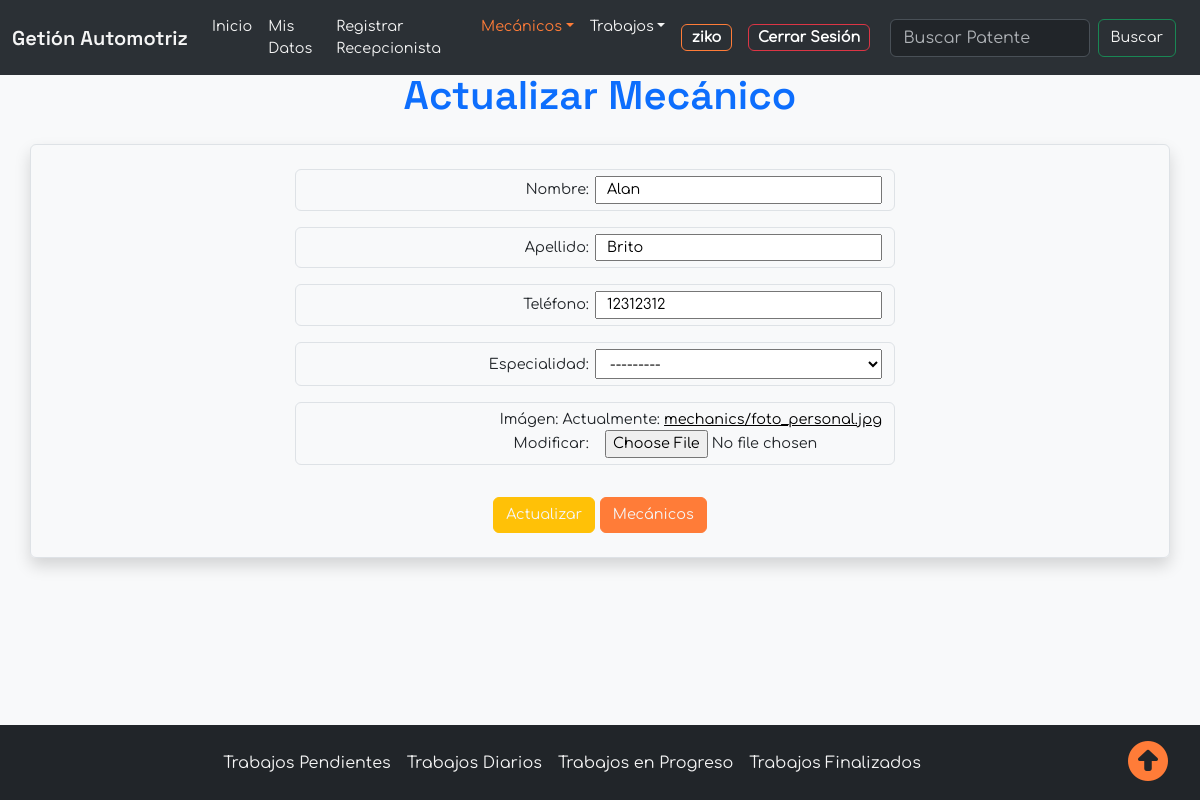
Before: /list_mechanic/1/update/ (signed in) with the older database file.
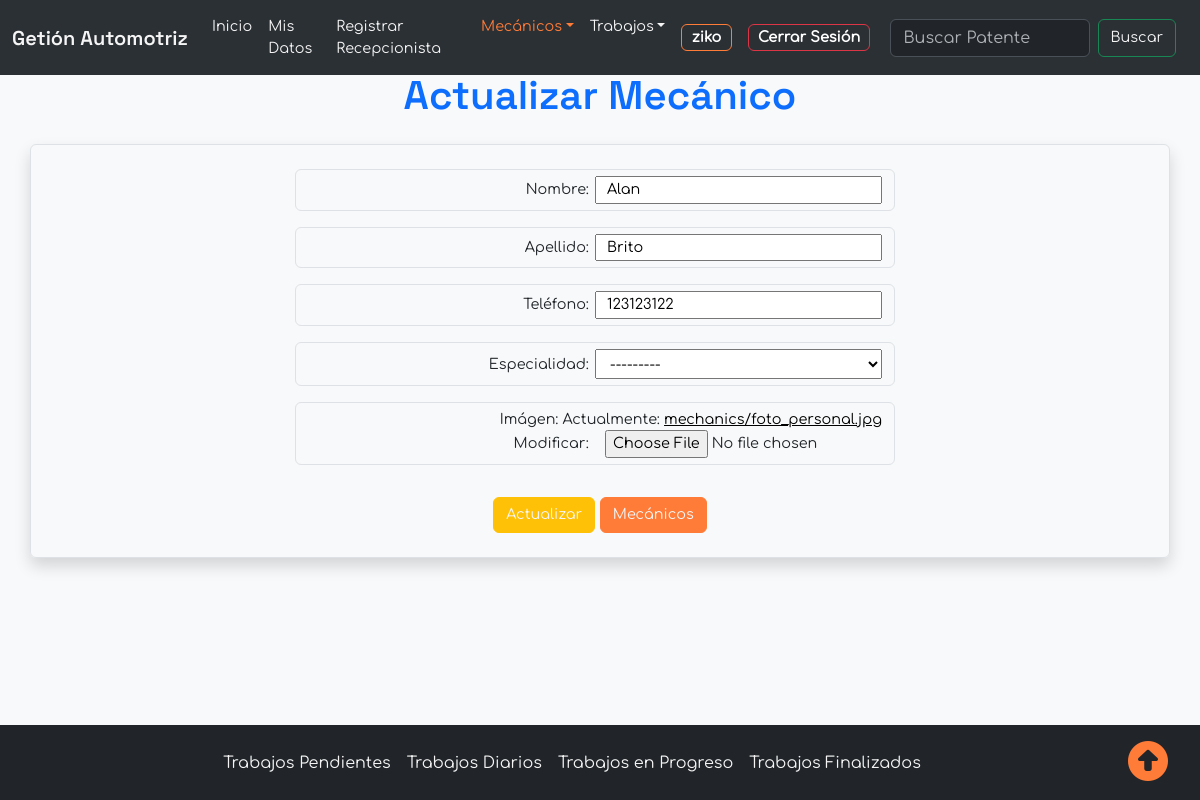
After: the same page with the newer database file.
### Management/models.py (models this page shows, shortened)
class Mechanic(models.Model):
    SPECIALTY_CHOICES = (
        ('Mecánico', 'Mecánico'),
        ('Eléctrico', 'Eléctrico'),
    )
    first_name = models.CharField(max_length=100)
    last_name = models.CharField(max_length=100)
    phone = models.CharField(max_length=9,
                             validators=[
                                MaxLengthValidator(limit_value=9)
                             ])
    specialty = models.CharField(max_length=50, choices=SPECIALTY_CHOICES, blank=True)
    image = models.ImageField(upload_to='mechanics/', default="mechanics/foto_personal.jpg")

### Management/views.py (the view)
# urls.py: path('list_mechanic/<int:id>/update/', views.update_mechanic ,name='update_mechanic'),
@login_required
@recepcionist_required
def update_mechanic(request, id):
    if request.method == 'POST':
        mechanic = get_object_or_404(Mechanic, pk=id)
        form_update = MechanicForm(request.POST, request.FILES, instance=mechanic)
        try:
            if form_update.is_valid():
                form_update.save()
                messages.success(request, 'Mecánico actualizado exitosamente.')
                return redirect('list_mechanic')
        except:
            messages.error(request, "Error al actualizar mecánico.")
    else:
        mechanic = get_object_or_404(Mechanic, pk=id)
        form_update = MechanicForm(instance=mechanic)
    return render(request, 'update_mechanic.html',{
            'data_mechanic': mechanic,
            'form_update': form_update,
        })

### Management/forms.py (shortened to what this page needs)
class MechanicForm(CapitalizeField, forms.ModelForm):
    phone_validator = RegexValidator(
        regex=r'^\d{9}$',
        message="El teléfono solo debe contener números y 9 dígitos.",
        code='invalid_phone'
    )
    class Meta:
        model = Mechanic
        fields = ['first_name', 'last_name', 'phone', 'specialty', 'image']
        labels = {
            'first_name': 'Nombre',
            'last_name': 'Apellido',
            'phone': 'Teléfono',
            'specialty': 'Especialidad',
            'image': 'Imágen'
        }
        widgets = {
            'image': forms.ClearableFileInput(attrs={'class': 'form-control-file'}),
        }

### Management/templates/app/update_mechanic.html (shortened to what this page needs)
{% extends 'base_recepcionist.html' %}
{% block header %}
    <h1>Actualizar Mecánico</h1>
{% endblock header %}
{% block content %}
    <form method="POST" class="confirm-form" enctype="multipart/form-data">
        {% for f in form_update %}
            <div class="forms-mechanics input-group mb-3 justify-content-center">
                <div class="label">
                    <span class="form-control bg-light">
                        {{ f.label_tag }}
                        {{ f }}
                    </span>
                </div>
            </div>
        {% endfor %}
        <div class="text-center mx-auto mt-3">
            <button class="btn btn-warning mt-3 confirm-button" data-action="confirm" type="submit">
                Actualizar
            </button>
            <a class="btn btn-primary mt-3" href="{% url 'list_mechanic' %}">
                Mecánicos
            </a>
        </div>
    </form>
{% endblock content %}

Changed rows visible on the page:
changed Mechanic "Alan": phone "12312312" → "123123122"
